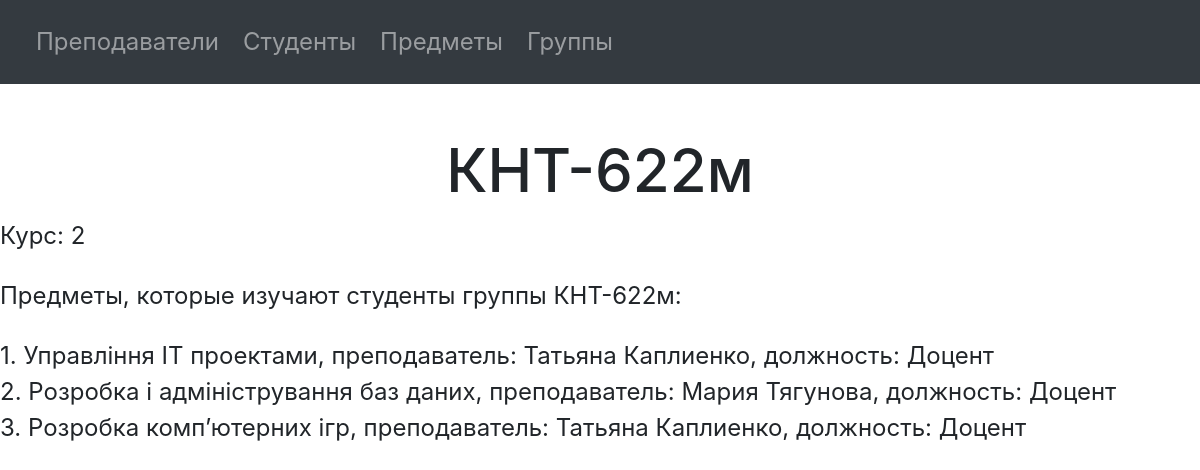
/group/1/, run on the app's committed database.
### university/models.py (models this page shows, shortened)
class Group(models.Model):
    title = models.CharField(max_length=10, verbose_name="Название группы")
    course = models.IntegerField(choices=COURSE_CHOICES, verbose_name="Курс обучения")
    class Meta:
        verbose_name = "Группа"
        verbose_name_plural = "Группы"

class Subject(models.Model):
    title = models.CharField(max_length=80, verbose_name="Название предмета")
    group = models.ForeignKey(to=Group, related_name="subjects", on_delete=models.CASCADE, verbose_name="Группа")
    teacher = models.ForeignKey(to=Teacher, on_delete=models.CASCADE,
                                verbose_name="Преподаватель, который ведет предмет")
    class Meta:
        verbose_name = "Предмет"
        verbose_name_plural = "Предметы"
    def __str__(self):
        return f'{self.title}, преподаватель: {self.teacher}'

class Teacher(models.Model):
    first_name = models.CharField(max_length=20, verbose_name="Имя")
    last_name = models.CharField(max_length=20, verbose_name="Фамилия")
    email = models.EmailField(max_length=30, verbose_name="Email преподавателя")
    job_position = models.CharField(max_length=40, choices=JOB_POSITION_CHOICES, verbose_name="Должность")
    class Meta:
        verbose_name = "Преподаватель"
        verbose_name_plural = "Преподаватели"
    def __str__(self):
        return f'{self.first_name} {self.last_name}, должность: {self.job_position}'

### university/views.py (the view)
# urls.py: path('group/<int:group_id>/', view_group, name='view_group'),
def view_group(request, group_id):
    group = Group.objects.get(id=group_id)
    group_students = Student.objects.filter(group=group)
    context = {
        'group': group,
        'group_students': group_students,
    }
    return render(request, "group/view_group.html", context)

### templates/group/view_group.html (shortened to what this page needs)
{% include "navigation.html" %}
<!DOCTYPE html>
<html lang="en">
<head>
</head>
<body>
  <h1>{{ group.title }}</h1>
  <p>Курс: {{ group.course }}</p>
{% if group.subjects %}
  <p>Предметы, которые изучают студенты группы {{ group.title }}:</p>
    {% for subject in group.subjects.all %}
    {{ forloop.counter }}. {{ subject }}<br>
    {% endfor %}
{% endif %}
</body>
</html>

### university/static/style.css (style rules this page uses)
* { font-size: 24px; }
h1 { margin-top: 50px; text-align: center; }

### data on the page
Group: title "КНТ-622м", course "2"
Subject: title+teacher "Управління ІТ проектами, преподаватель: Татьяна Каплиенко, должность: Доцент"
Subject: title+teacher "Розробка і адміністрування баз даних, преподаватель: Мария Тягунова, должность: Доцент"
Subject: title+teacher "Розробка комп’ютерних ігр, преподаватель: Татьяна Каплиенко, должность: Доцент"
